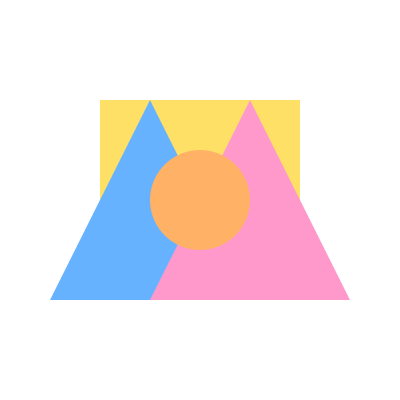
Frame 1 (no input)
Frame 2 (the mouse pressed at the canvas centre, redrawn once): identical to frame 1, image omitted

The Processing sketch that drew this single still picture (run headless with seeded random() and noise(); the mouse was pressed at the canvas centre and the sketch redrawn once):

// Processing sketch: image_input
// ── image_input.pde
void setup() {
  size(400, 400); // Set the size of the canvas
  noLoop(); // No need to loop since we're not animating
}

void draw() {
  background(255); // Set the background color to white
  
  // Draw the yellow rectangle
  fill(255, 224, 102); // Set the fill color to pastel yellow
  noStroke(); // No border
  rect(100, 100, 200, 200); // Draw the rectangle
  
  // Draw the blue triangle
  fill(102, 178, 255); // Set the fill color to pastel blue
  triangle(50, 300, 150, 100, 250, 300); // Draw the triangle
  
  // Draw the pink triangle
  fill(255, 153, 204); // Set the fill color to pastel pink
  triangle(150, 300, 250, 100, 350, 300); // Draw the triangle
  
  // Draw the orange circle
  fill(255, 178, 102); // Set the fill color to pastel orange
  ellipse(200, 200, 100, 100); // Draw the circle
  save("figurePlacement.jpg");
}
